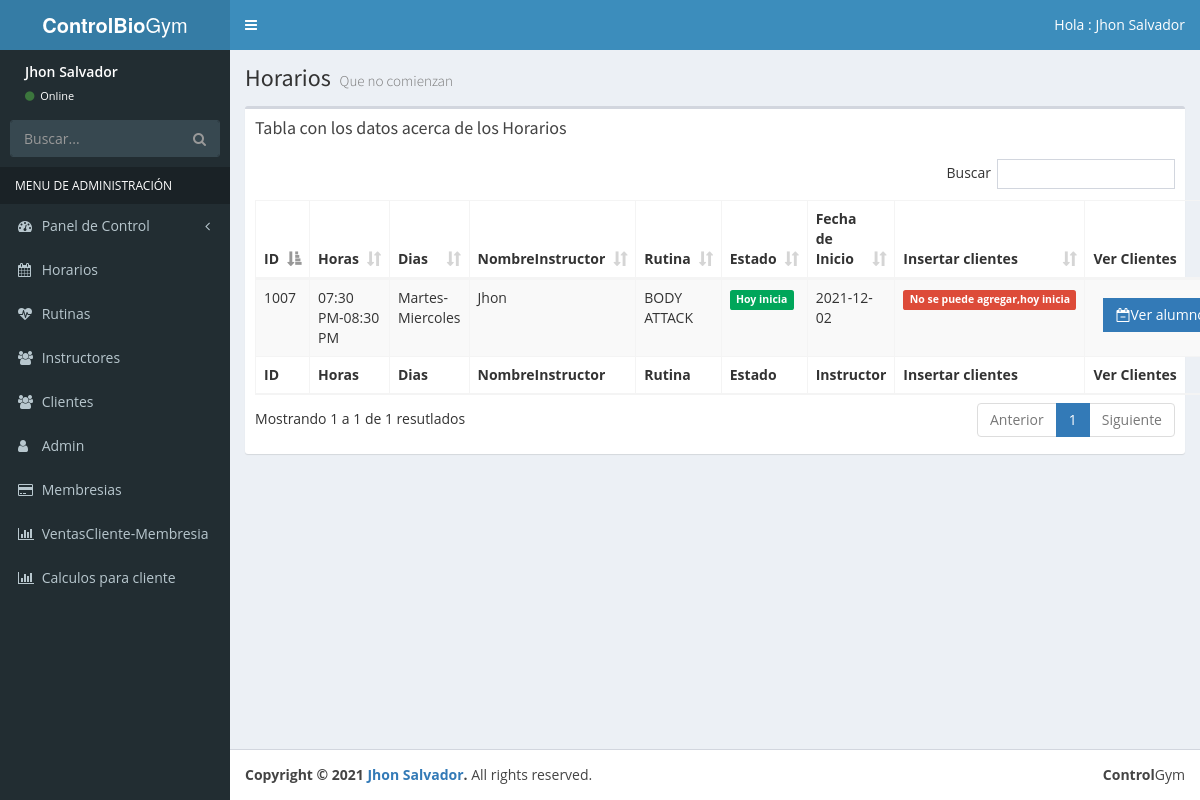
The page /horarioxc.php (signed in) on the database its author committed.
### tables this page shows
CREATE TABLE `reginsrut` (
  `idregis` int(11) NOT NULL,
  `dnins` int(8) NOT NULL,
  `id_rutin` int(11) NOT NULL,
  `id_horar` int(11) NOT NULL
);

CREATE TABLE `horariosrut` (
  `id_horario` int(11) NOT NULL,
  `horas` varchar(50) NOT NULL,
  `dias` varchar(50) NOT NULL,
  `estado` tinyint(1) NOT NULL,
  `fechainicio` date DEFAULT NULL,
  `id_rutin` int(11) NOT NULL
);

CREATE TABLE `instructor` (
  `dni` int(8) NOT NULL,
  `nombreins` varchar(50) NOT NULL,
  `apellido` varchar(50) NOT NULL,
  `distrito` varchar(50) NOT NULL,
  `correo` varchar(50) NOT NULL,
  `telefono` int(9) NOT NULL,
  `direccion` varchar(100) NOT NULL,
  `estado` int(1) NOT NULL
);

CREATE TABLE `rutina` (
  `id_rut` int(11) NOT NULL,
  `nombre` varchar(50) NOT NULL,
  `DIA1` varchar(254) NOT NULL,
  `DIA2` varchar(254) NOT NULL,
  `DIA3` varchar(254) NOT NULL,
  `DIA4` varchar(254) NOT NULL,
  `DIA5` varchar(254) NOT NULL
);

### horarioxc.php (the view, shortened to what this page needs)
<?php
include_once 'funciones/funciones.php';
include_once 'tempaltes/header.php';
include_once 'tempaltes/barra.php';
include_once 'tempaltes/navegacion.php';
$fechai=date('Y-m-d');
?>
  <div class="content-wrapper">
    <section class="content-header">
      <h1>
        Horarios
        <small>Que no comienzan</small>
      </h1>
    </section>
    <section class="content">
      <div class="row">
        <div class="col-xs-12">
          <div class="box">
            <div class="box-header">
              <h3 class="box-title">Tabla con los datos acerca de los Horarios</h3>
            </div>
            <div class="box-body">
              <table id="registros" class="table table-bordered table-striped">
                <thead>
                <tr>
                  <th>ID</th>
                  <th>Horas</th>
                  <th>Dias</th>
                  <th>NombreInstructor</th>
                  <th>Rutina</th>
                  <th>Estado</th>
                  <th>Fecha de Inicio</th>
                  <th>Insertar clientes</th>
                  <th>Ver Clientes</th>
                </tr>
                </thead>
                <tbody>
                <?php
                try{
                  $sql ="SELECT * FROM horariosrut h, reginsrut r, rutina t , instructor i WHERE h.id_horario=r.id_horar  and r.id_rutin = t.id_rut and r.dnins = i.dni
                  and fechainicio >= '$fechai'";
                  $resultado= $conn->query($sql);
                }catch(Exception $e){
                  $error = $e->getMessage();
                  echo $error;
                }
                while($horario = $resultado->fetch_assoc()){
                  $id=$horario['idregis'];
                  $ia=$horario['id_horario'];?>
                <tr>
                  <td><?php echo $horario['id_horario']; ?></td>
                  <td><?php echo $horario['horas']; ?></td>
                  <td><?php echo $horario['dias']; ?></td>
                  <td><?php echo $horario['nombreins']?></td>
                  <td><?php echo $horario['nombre']?></td>
                  <?php
                  if($horario['fechainicio']== $fechai){
                  ?>
                  <td><span class="label label-success">Hoy inicia</span></td>
                  <?php } else {  ?>
                  <td><span class="label label-warning">Aun no inicia</span></td>
                  <?php }?>
                  <td><?php echo $horario['fechainicio']; ?></td>
                  <?php
                  if($horario['fechainicio']== $fechai){
                  ?>
                  <td><span class="label label-danger">No se puede agregar,hoy inicia </span></td>
                  <?php } else {  ?>
                  <td> <button  class="btn bg-primary btn-flat margin btn-popupah" data-id=<?php echo $id?>>
                      <i class="fa fa-calendar-check-o"></i>Insertar alumnos
                </button> </td>
                  <?php }?>
                  <td><button  class="btn bg-primary btn-flat margin btn-popupvh" data-id=<?php echo $ia?>>
                      <i class="fa  fa-calendar-minus-o"></i>Ver alumnos
                </button> </td></td>
                </tr>
                <?php }?>
                </tbody>
                <tfoot>
                <tr>
                  <th>ID</th>
                  <th>Horas</th>
                  <th>Dias</th>
                  <th>NombreInstructor</th>
                  <th>Rutina</th>
                  <th>Estado</th>
                  <th>Instructor</th>
                  <th>Insertar clientes</th>
                  <th>Ver Clientes</th>
                </tr>
                </tfoot>
              </table>
            </div>
          </div>
        </div>
      </div>
    </section>
  </div>
  <?php
include_once 'tempaltes/footer.php';
?>

### css/estilos.css (style rules this page uses)
* { padding: 0; margin: 0; box-sizing:border-box; }
body { background: #fff; font-family: 'Open Sans', sans-serif; }

### rows shown on the page
reginsrut: id_horar.id_horario "1007", id_horar.horas "07:30 PM-08:30 PM", id_horar.dias "Martes-Miercoles", dnins.nombreins "Jhon", id_rutin.nombre "BODY ATTACK", id_horar.fechainicio "2021-12-02"

### other values the page prints
$_SESSION['nombre'] "Jhon Salvador"
